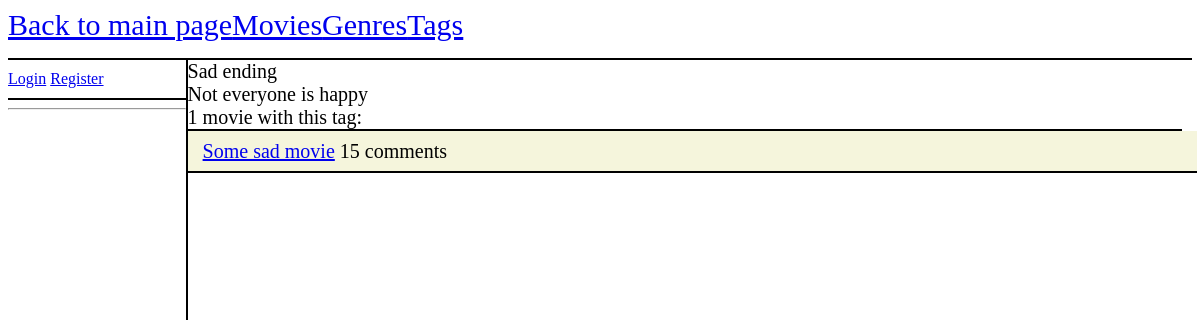
The app's page /movies/tag/2/ with its own data.
### movies/models.py (models this page shows, shortened)
class Tag(models.Model):
    name = models.CharField(max_length=100)
    description = models.TextField(max_length=500)

class Movie(models.Model):
    name = models.CharField(max_length=100)
    description = models.TextField(max_length=500)
    created_at = models.DateTimeField(auto_now_add=True)
    updated_at = models.DateTimeField(auto_now=True)
    created_by = models.ForeignKey(User, on_delete=models.SET_NULL, null=True, related_name='movies_created')
    updated_by = models.ForeignKey(User, on_delete=models.SET_NULL, null=True, related_name='movies_updated')
    public = models.BooleanField(default=False)
    genres = models.ManyToManyField(Genre)
    tags = models.ManyToManyField(Tag)
    image = models.ImageField(default='default-movie.png', upload_to='movie_pics')
    def __str__(self):
        return self.name

### movies/views.py (the view)
# urls.py: path("tag/<int:tag_id>/", views.tag_detail, name="tag_detail"),
def tag_detail(request, tag_id):
    context = {}
    tag = get_object_or_404(Tag, pk=tag_id)
    if request.user.is_staff:
        movies = tag.movie_set.all()
    else:
        movies = tag.movie_set.filter(public = True)
    comment_count = []
    for movie in movies:
        comments = movie.comment_set.all().count()
        comment_count.append(comments)
    context["tag"] = tag
    context["movies"] = movies
    context["comment_count"] = comment_count
    return render(request, "movies/tag_detail.html", context)

### movies/templatetags/movies_extras.py (called while the page is built)
@register.filter(name='zip')
def zip_lists(a, b):
    return zip(a, b)

### movies/templates/movies/tag_detail.html (shortened to what this page needs)
{% extends 'movies/template.html' %}
{% load movies_extras %}
{% block left_panel %}
    <hr/>
{% endblock left_panel %}
{% block content %}
    <div class = "right-panel">
        <div class = "tag-info">
            {{ tag.name }}<br/>
            {{ tag.description }}<br/>
            {{ movies.count }} {% if movies.count == 1 %} movie {% else %} movies {% endif %} with this tag:<br/>
        </div>
        {% for movie, count in movies|zip:comment_count %}
            <div class = "movie">
                <a href="{% url 'movie_detail' movie.id %}">{{ movie }}</a> &nbsp{{count}} {% if count == 1 %} comment {% else %} comments {% endif %}
            </div>
        {% endfor %}
    </div>
{% endblock content %}

### movies/static/styles/main.css (style rules this page uses)
body { background-color: white; }
.right-panel { float:left; width: 84%; height:90%; font-size: 20px; }
.movie, .genre, .tag, .comment { font-size: 20px; min-height:40px; width:100%; border-bottom: 2px solid black; display: flex; align-items: center; padding-left: 15px; }
.movie:nth-child(2n), .genre:nth-child(2n), .tag:nth-child(2n), .comment:nth-child(2n) { background-color: #F5F5DC; }
.movie-info, .genre-info, .tag-info { border-bottom: 2px solid black; }

### records on screen
Tag: name "Sad ending", description "Not everyone is happy"
Movie: name "Some sad movie", count "15"

### other values on screen
{{ movies.count }} "1"
